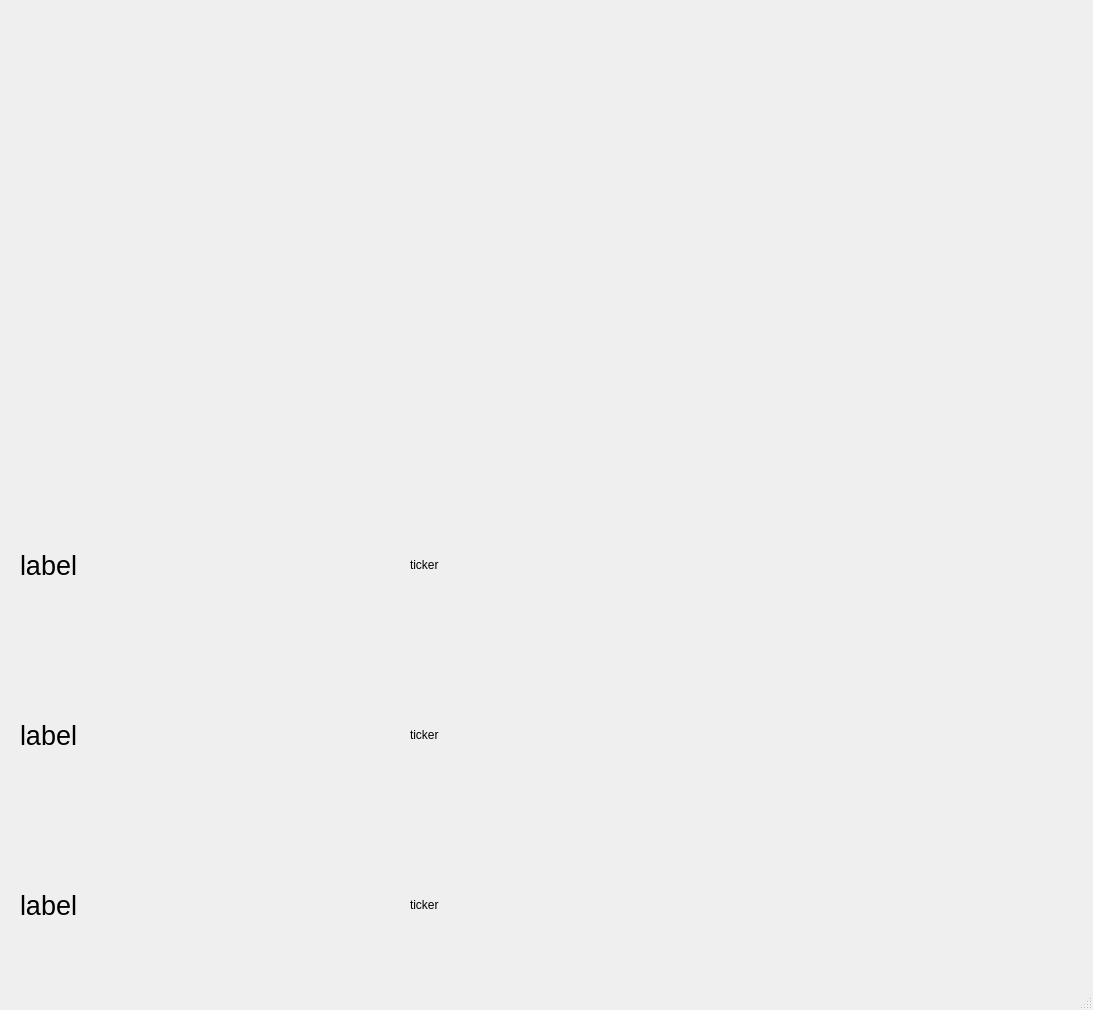
<?xml version="1.0" encoding="UTF-8"?>
<ui version="4.0">
 <class>MainWindow</class>
 <widget class="QMainWindow" name="MainWindow">
  <property name="geometry">
   <rect>
    <x>0</x>
    <y>0</y>
    <width>1093</width>
    <height>1010</height>
   </rect>
  </property>
  <property name="windowTitle">
   <string>MainWindow</string>
  </property>
  <widget class="QWidget" name="centralwidget">
   <widget class="QWidget" name="camera" native="true">
    <property name="geometry">
     <rect>
      <x>20</x>
      <y>20</y>
      <width>591</width>
      <height>441</height>
     </rect>
    </property>
   </widget>
   <widget class="QLabel" name="ticker_label">
    <property name="geometry">
     <rect>
      <x>410</x>
      <y>490</y>
      <width>150</width>
      <height>150</height>
     </rect>
    </property>
    <property name="text">
     <string>ticker</string>
    </property>
   </widget>
   <widget class="QLabel" name="label">
    <property name="geometry">
     <rect>
      <x>20</x>
      <y>490</y>
      <width>150</width>
      <height>150</height>
     </rect>
    </property>
    <property name="font">
     <font>
      <family>Microsoft JhengHei UI</family>
      <pointsize>20</pointsize>
     </font>
    </property>
    <property name="text">
     <string>label</string>
    </property>
   </widget>
   <widget class="QLabel" name="label_2">
    <property name="geometry">
     <rect>
      <x>20</x>
      <y>660</y>
      <width>150</width>
      <height>150</height>
     </rect>
    </property>
    <property name="font">
     <font>
      <family>Microsoft JhengHei UI</family>
      <pointsize>20</pointsize>
     </font>
    </property>
    <property name="text">
     <string>label</string>
    </property>
   </widget>
   <widget class="QLabel" name="ticker_label_2">
    <property name="geometry">
     <rect>
      <x>410</x>
      <y>660</y>
      <width>150</width>
      <height>150</height>
     </rect>
    </property>
    <property name="text">
     <string>ticker</string>
    </property>
   </widget>
   <widget class="QLabel" name="ticker_label_3">
    <property name="geometry">
     <rect>
      <x>410</x>
      <y>830</y>
      <width>150</width>
      <height>150</height>
     </rect>
    </property>
    <property name="text">
     <string>ticker</string>
    </property>
   </widget>
   <widget class="QLabel" name="label_3">
    <property name="geometry">
     <rect>
      <x>20</x>
      <y>830</y>
      <width>150</width>
      <height>150</height>
     </rect>
    </property>
    <property name="font">
     <font>
      <family>Microsoft JhengHei UI</family>
      <pointsize>20</pointsize>
     </font>
    </property>
    <property name="text">
     <string>label</string>
    </property>
   </widget>
   <widget class="QLabel" name="label_4">
    <property name="geometry">
     <rect>
      <x>640</x>
      <y>490</y>
      <width>431</width>
      <height>150</height>
     </rect>
    </property>
    <property name="font">
     <font>
      <family>Microsoft JhengHei UI</family>
      <pointsize>36</pointsize>
     </font>
    </property>
    <property name="text">
     <string/>
    </property>
   </widget>
   <widget class="QLabel" name="label_5">
    <property name="geometry">
     <rect>
      <x>640</x>
      <y>20</y>
      <width>431</width>
      <height>441</height>
     </rect>
    </property>
    <property name="font">
     <font>
      <family>Microsoft JhengHei UI</family>
      <pointsize>20</pointsize>
     </font>
    </property>
    <property name="text">
     <string/>
    </property>
   </widget>
  </widget>
  <widget class="QStatusBar" name="statusbar"/>
 </widget>
 <resources/>
 <connections/>
</ui>
